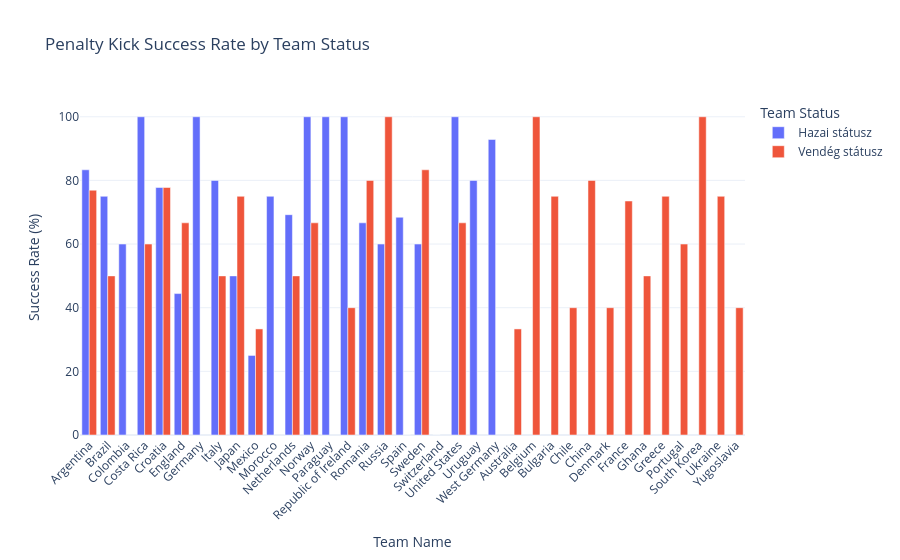

The notebook cell saved with this chart:
### Markdown cell above
> **Note:**  
> This team-level view is more difficult to interpret because many teams have only a small number of penalties.  
> Large percentage differences may therefore reflect small sample sizes rather than stable team characteristics.

### Code cell
import plotly.express as px             

fig = px.bar(df_penalties, x="team_name", y="success_rate_pct", color="team_status",
                    title="Penalty Kick Success Rate by Team Status",
                    labels={"success_rate_pct": "Success Rate (%)", "team_name": "Team Name", "team_status": "Team Status"},
                    barmode="group")  # "group" for side-by-side bars, "stack" for stacked bars
fig.update_layout(template="plotly_white", xaxis_tickangle=-45)
fig.show()

### Figure 1 — Plotly figure (JSON) as saved in the notebook; plotly's stock layout.template omitted (floating-point values rounded to 4 significant figures)
{"data": [{"alignmentgroup": "True", "hovertemplate": "Team Status=Hazai státusz<br>Team Name=%{x}<br>Success Rate (%)=%{y}<extra></extra>", "legendgroup": "Hazai státusz", "marker": {"color": "#636efa", "pattern": {"shape": ""}}, "name": "Hazai státusz", "offsetgroup": "Hazai státusz", "orientation": "v", "showlegend": true, "textposition": "auto", "type": "bar", "x": ["Argentina", "Brazil", "Colombia", "Costa Rica", "Croatia", "England", "Germany", "Italy", "Japan", "Mexico", "Morocco", "Netherlands", "Norway", "Paraguay", "Republic of Ireland", "Romania", "Russia", "Spain", "Sweden", "Switzerland", "United States", "Uruguay", "West Germany"], "xaxis": "x", "y": [83.33, 75.0, 60.0, 100.0, 77.78, 44.44, 100.0, 80.0, 50.0, 25.0, 75.0, 69.23, 100.0, 100.0, 100.0, 66.67, 60.0, 68.42, 60.0, 0.0, 100.0, 80.0, 92.86], "yaxis": "y"}, {"alignmentgroup": "True", "hovertemplate": "Team Status=Vendég státusz<br>Team Name=%{x}<br>Success Rate (%)=%{y}<extra></extra>", "legendgroup": "Vendég státusz", "marker": {"color": "#EF553B", "pattern": {"shape": ""}}, "name": "Vendég státusz", "offsetgroup": "Vendég státusz", "orientation": "v", "showlegend": true, "textposition": "auto", "type": "bar", "x": ["Argentina", "Australia", "Belgium", "Brazil", "Bulgaria", "Chile", "China", "Costa Rica", "Croatia", "Denmark", "England", "France", "Ghana", "Greece", "Italy", "Japan", "Mexico", "Netherlands", "Norway", "Portugal", "Republic of Ireland", "Romania", "Russia", "South Korea", "Spain", "Sweden", "Ukraine", "United States", "Yugoslavia"], "xaxis": "x", "y": [76.92, 33.33, 100.0, 50.0, 75.0, 40.0, 80.0, 60.0, 77.78, 40.0, 66.67, 73.53, 50.0, 75.0, 50.0, 75.0, 33.33, 50.0, 66.67, 60.0, 40.0, 80.0, 100.0, 100.0, 0.0, 83.33, 75.0, 66.67, 40.0], "yaxis": "y"}], "layout": {"barmode": "group", "legend": {"title": {"text": "Team Status"}, "tracegroupgap": 0}, "title": {"text": "Penalty Kick Success Rate by Team Status"}, "xaxis": {"anchor": "y", "domain": [0, 1], "tickangle": -45, "title": {"text": "Team Name"}}, "yaxis": {"anchor": "x", "domain": [0, 1], "title": {"text": "Success Rate (%)"}}}}
